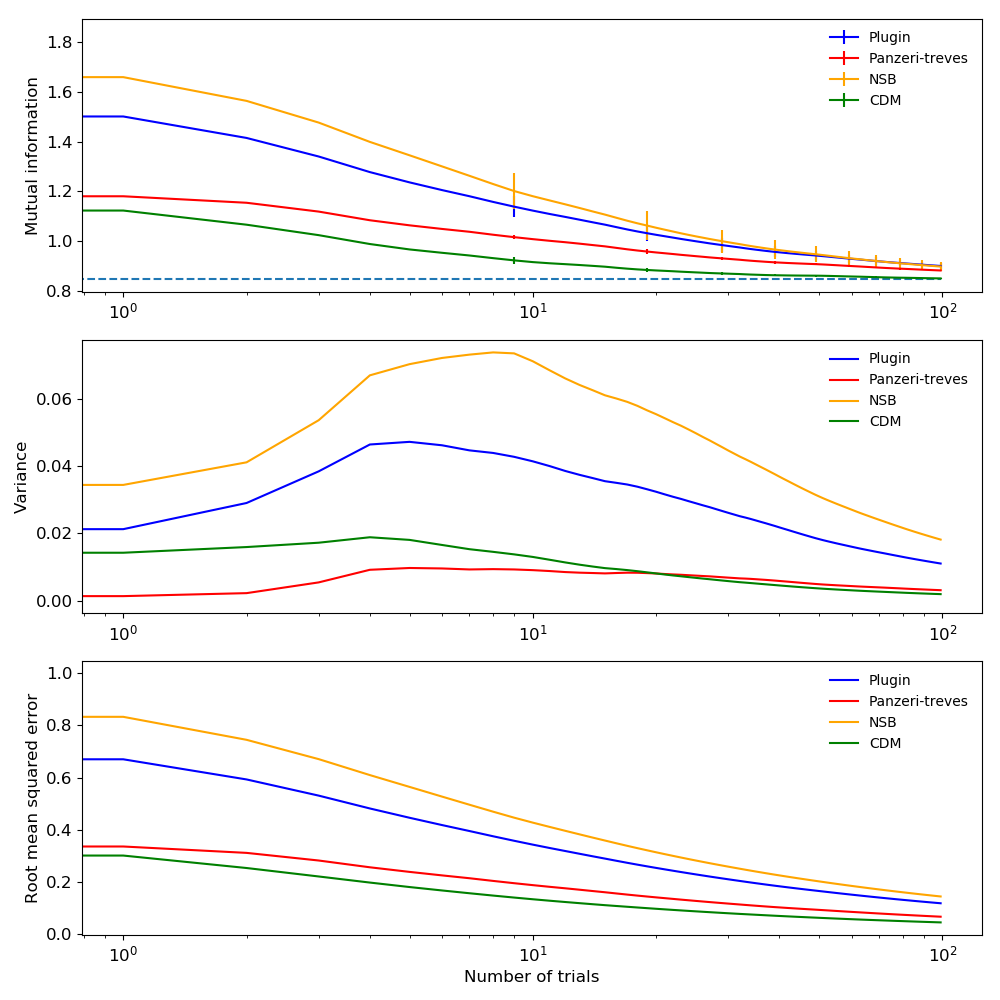

Write Python code to recreate this figure.
import numpy as np
import matplotlib.pyplot as plt
import plugin as plg
import panzeri_treves as pt
import nsb as nsb
import cdm as cdm



"""
This is a test script that generates a simulation of binary vectors according
to a poisson distribution and plots the performance comparison between different
estimates

"""

if __name__ == '__main__':

    print('This is a Test')

    Ym = 5
    T = 1000
    dt = 10
    xl = 5
    f = 10

    X = np.zeros((Ym,xl,T))
    for sID in range(1,Ym+1):
        l = 0.1*sID**2
        r = np.random.poisson(l,(xl,T))
        r[r>1] = 1
        s = (np.ones((1,T))*sID).astype(int)
        X[sID-1,:] = r.astype(int)

    I = plg.mutual_information(X,Ym,dt)
    I_PT = pt.mutual_information(X,Ym,dt)
    I_NSB = nsb.mutual_information(X,Ym,dt)
    I_CDM = cdm.mutual_information(X,Ym,dt)

true_value = np.mean([I[-1],I_PT[-1],I_NSB[-1],I_CDM[-1]])
asym = true_value*np.ones(I.size)

plg_var = np.zeros_like(I)
pt_var = np.zeros_like(I)
nsb_var = np.zeros_like(I)
cdm_var = np.zeros_like(I)


rmse_plg = np.zeros_like(I)
rmse_pt = np.zeros_like(I)
rmse_nsb = np.zeros_like(I)
rmse_cdm = np.zeros_like(I)

plg_mean = np.zeros_like(I)
pt_mean = np.zeros_like(I)
nsb_mean = np.zeros_like(I)
cdm_mean = np.zeros_like(I)

bias_plg = np.zeros_like(I)
bias_pt = np.zeros_like(I)
bias_nsb = np.zeros_like(I)
bias_cdm = np.zeros_like(I)

yerr_plg = np.zeros_like(I)
yerr_pt = np.zeros_like(I)
yerr_nsb = np.zeros_like(I)
yerr_cdm = np.zeros_like(I)

for i in range(I.size):
    plg_mean[i] = np.mean(I[:i+1])
    pt_mean[i] = np.mean(I_PT[:i+1])
    nsb_mean[i] = np.mean(I_NSB[:i+1])
    cdm_mean[i] = np.mean(I_CDM[:i+1])

    plg_var[i] = np.std(I[:i+1])**2
    pt_var[i] = np.std(I_PT[:i+1])**2
    nsb_var[i] = np.std(I_NSB[:i+1])**2
    cdm_var[i] = np.std(I_CDM[:i+1])**2

    if( i == 0 or ((i+1)%f)==0):
        yerr_plg[i] = plg_var[i]
        yerr_pt[i] = pt_var[i]
        yerr_nsb[i] = nsb_var[i]
        yerr_cdm[i] = cdm_var[i]



bias_plg = asym - plg_mean
bias_pt = asym - pt_mean
bias_nsb = asym - nsb_mean
bias_cdm = asym - cdm_mean

rmse_plg = (plg_var + bias_plg**2)**(1/2)
rmse_pt = (pt_var + bias_pt**2)**(1/2)
rmse_nsb = (nsb_var + bias_nsb**2)**(1/2)
rmse_cdm = (cdm_var + bias_cdm**2)**(1/2)

plt.rcParams['figure.figsize'] = [10, 10]
plt.figure(1)

plt.subplot(311)
plt.errorbar(np.arange(I.size),plg_mean, yerr = yerr_plg , color = 'blue', label = 'Plugin')
plt.errorbar(np.arange(I.size),pt_mean, yerr = yerr_pt, color = 'red' ,label = 'Panzeri-treves')
plt.errorbar(np.arange(I.size),nsb_mean, yerr = yerr_nsb, color = 'orange', label = 'NSB')
plt.errorbar(np.arange(I.size),cdm_mean, yerr = yerr_cdm ,color = 'green', label = 'CDM')
plt.plot(np.arange(I.size),asym,'--')
plt.xscale('log')
plt.legend(loc='upper right', frameon = False)
plt.ylabel('Mutual information', fontsize = 12)
plt.tick_params (labelsize = 12)


plt.subplot(312)
plt.plot(np.arange(I.size),plg_var,'blue', label = 'Plugin')
plt.plot(np.arange(I.size),pt_var,'red', label = 'Panzeri-treves')
plt.plot(np.arange(I.size),nsb_var,'orange', label = 'NSB')
plt.plot(np.arange(I.size),cdm_var, 'green', label = 'CDM')
plt.xscale('log')
plt.legend(loc='upper right', frameon = False)
plt.ylabel('Variance', fontsize = 12)
plt.tick_params (labelsize = 12)


plt.subplot(313)
plt.plot(np.arange(I.size),rmse_plg, 'blue', label = 'Plugin')
plt.plot(np.arange(I.size),rmse_pt,'red', label = 'Panzeri-treves')
plt.plot(np.arange(I.size),rmse_nsb,'orange', label = 'NSB')
plt.plot(np.arange(I.size),rmse_cdm, 'green', label = 'CDM')
plt.xscale('log')
plt.legend(loc='upper right', frameon = False)
plt.ylabel('Root mean squared error', fontsize = 12)
plt.xlabel('Number of trials',fontsize = 12)
plt.tick_params (labelsize = 12)

plt.tight_layout()
plt.savefig('test.png')
plt.show()
np.logspace()
